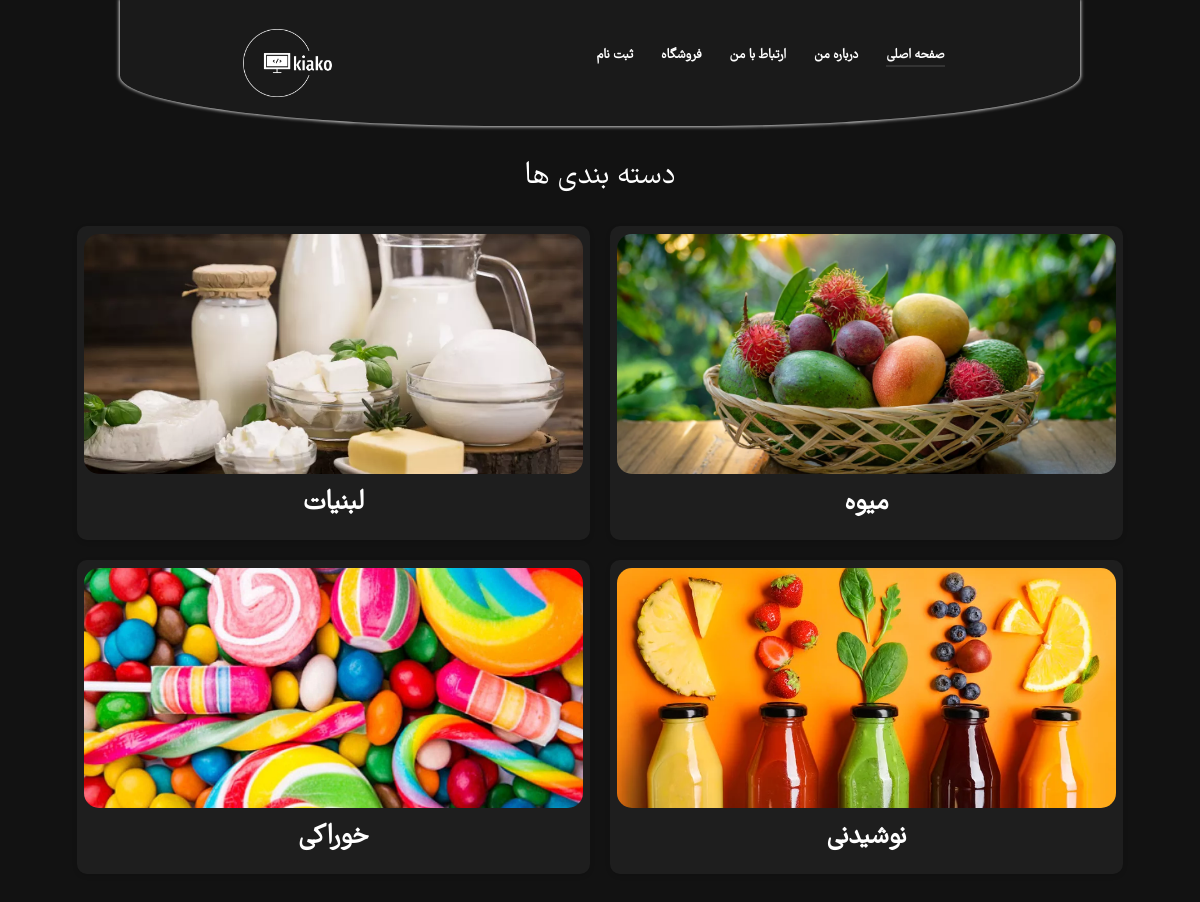
The page / on the database its author committed.
### tables this page shows
CREATE TABLE `categories` (
  `id` int(11) NOT NULL,
  `name` varchar(50) NOT NULL,
  `pic` text NOT NULL
);

### index.PHP (the view, shortened to what this page needs)
<?php
$server = 'localhost';
$user = 'root';
$pass = '';
$dbname = 'kiako';
$connect = mysqli_connect($server, $user, $pass, $dbname);
$sql = 'select * from categories';
$result = mysqli_query($connect, $sql);
?>
<!DOCTYPE html>
<html lang="fr" dir="rtl">
<head>
  <link href="https://cdn.jsdelivr.net/npm/bootstrap@5.3.3/dist/css/bootstrap.min.css" rel="stylesheet" />
  <link rel="stylesheet" href="style.css" />
</head>
<body class="body">
  <nav class="nav hide">
    <div class="nav-section hide">
      <ul>
        <li><a href="index.php" class="here-page">صفحه اصلی</a></li>
        <li><a href="about-me.html">درباره من</a></li>
        <li><a href="call-me.html">ارتباط با من</a></li>
        <li><a href="mahsolates.php">فروشگاه</a></li>
        <li><a href="login.html">ثبت نام</a></li>
      </ul>
    </div>
    <div class="nav-section">
      <img src="images/png/withe.png" alt="kiako-logo" class="logo" />
    </div>
  </nav>
  <section class="category-cards">
    <h2>دسته بندی ها</h2>
    <div class="card-container">
      <?php
      while ($row = mysqli_fetch_assoc($result)) {
        echo '
        <div class="category-card">
        <a href="/class-shop/mahsolat.php?id=' . $row['id'] . '">
          <img src="images/' . $row['pic'] . '" alt="نام دسته بندی 1" />
          <h3>' . $row['name'] . '</h3>
        </a>
      </div>
        ';
      }
      ?>
    </div>
  </section>
</body>
</html>

### style.css (style rules this page uses)
:root { --primary-dark: #1a1a1a; --secondary-dark: #333333; --accent-1: #e91e63; --accent-2: #ffc107; --accent-3: #03a9f4; --tertiary-1: #4caf50; --tertiary-2: #9c27b0; --background-dark: #121212; --card-background: #1e1e1e; --primary-text: #ffffff; --secondary-text: #b0b0b0; --placeholder-text: #757575; --primary-button-background: #03a9f4; --primary-button-text: #ffffff; --secondary-button-background: #333333; --secondary-button-text: #ffffff; --tertiary-button-background: #4caf50; --tertiary-button-text: #ffffff; }
* { margin: 0; padding: 0; box-sizing: border-box; color: #fff; }
.body { font-family: "danstevis"; background-color: var(--background-dark); scroll-behavior: smooth; }
.nav { width: 80%; height: max-content; max-width: 100%; display: flex; padding: 0.5rem; margin: auto; border-radius: 0 0 40% 40%; justify-content: space-evenly; align-items: center; text-align: center; box-shadow: 0 0 3.5px 1px lightgray; background-color: var(--primary-dark); }
.nav ul { list-style-type: none; }
.nav-section ul { padding: 0; }
.nav ul li { margin: 0.25rem; display: inline; }
.nav ul li a { text-decoration: none; color: var(--primary-text); margin: 0.5rem; font-weight: 600; font-size: calc(0.5rem + 0.5vw); }
.nav ul li .here-page { border-bottom: 2px solid var(--secondary-dark); }
.logo { width: 110px; height: 110px; object-fit: contain; }
.nav .nav-section, .hide { margin: auto; max-width: 100%; height: max-content; text-align: center; }
.category-cards { margin: 20px auto; }
.category-cards h2 { text-align: center; margin-bottom: 20px; margin-top: 2rem; }
.card-container { display: flex; flex-wrap: wrap; justify-content: center; align-items: center; width: 95%; margin: auto; }
.category-card { width: 45%; max-width: 100%; height: max-content; margin: 10px; box-shadow: 0 2px 5px rgba(0, 0, 0, 0.13); text-align: center; background-color: var(--card-background); border-radius: 10px; }
.category-card a { display: block; text-decoration: none; color: var(--primary-text); padding: 0.45rem; }
.category-card img { width: 100%; max-width: 100%; height: 240px; object-fit: cover; border-radius: 15px; transition: all 0.5s; }
.category-card h3 { margin-top: 10px; font-weight: bold; padding: 0.25rem; }

### rows shown on the page
categories: pic (picture), name "میوه"
categories: pic (picture), name "لبنیات"
categories: pic (picture), name "نوشیدنی"
categories: pic (picture), name "خوراکی"
